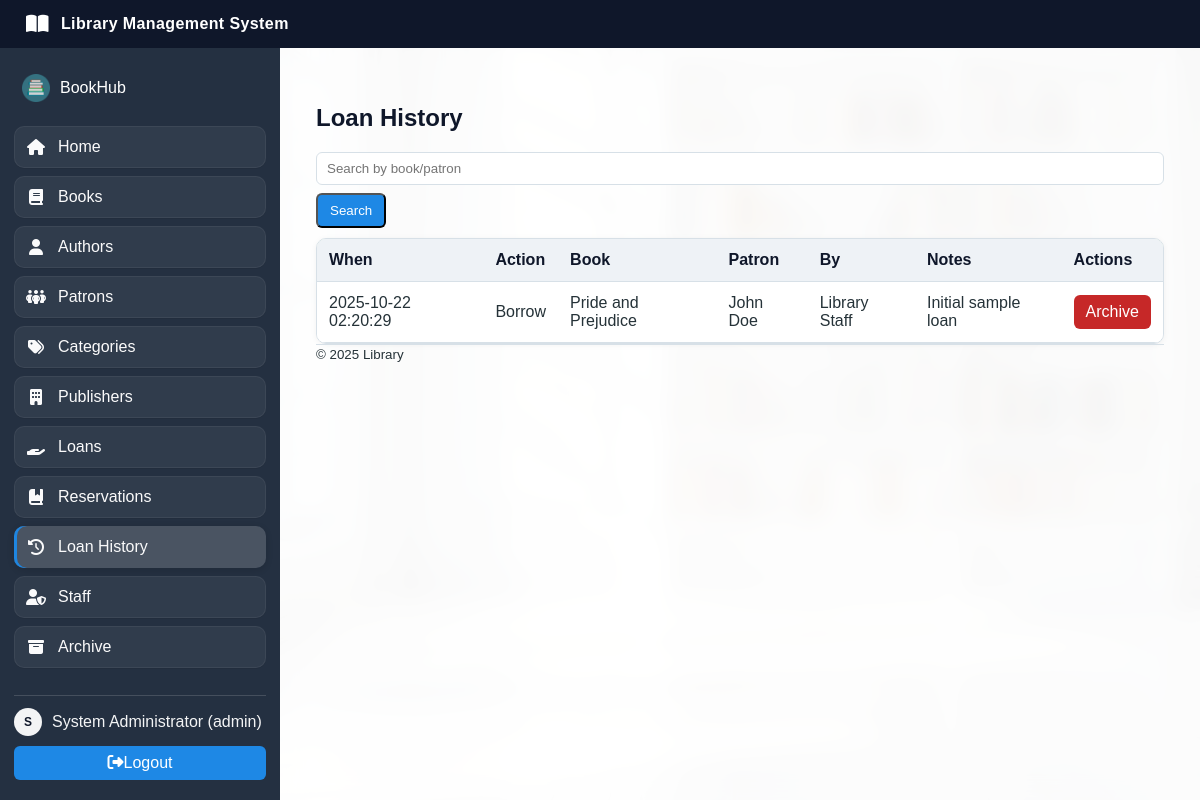
/loan_history.php (signed in), run on the app's committed database.
### tables this page shows
CREATE TABLE loan_history (
  id INT AUTO_INCREMENT PRIMARY KEY,
  loan_id INT NULL,
  book_id INT NOT NULL,
  patron_id INT NOT NULL,
  staff_id INT NOT NULL,
  action ENUM('borrow','return') NOT NULL,
  action_at TIMESTAMP DEFAULT CURRENT_TIMESTAMP,
  notes VARCHAR(255) NULL,
  CONSTRAINT fk_hist_loan FOREIGN KEY (loan_id) REFERENCES loans(id) ON DELETE SET NULL,
  CONSTRAINT fk_hist_book FOREIGN KEY (book_id) REFERENCES books(id) ON DELETE RESTRICT,
  CONSTRAINT fk_hist_patron FOREIGN KEY (patron_id) REFERENCES patrons(id) ON DELETE RESTRICT,
  CONSTRAINT fk_hist_staff FOREIGN KEY (staff_id) REFERENCES staff(id) ON DELETE RESTRICT
);

CREATE TABLE books (
  id INT AUTO_INCREMENT PRIMARY KEY,
  title VARCHAR(200) NOT NULL,
  isbn VARCHAR(20) NULL UNIQUE,
  author_id INT NULL,
  category_id INT NULL,
  publisher_id INT NULL,
  published_year INT NULL,
  status ENUM('available','reserved','loaned') NOT NULL DEFAULT 'available',
  created_at TIMESTAMP DEFAULT CURRENT_TIMESTAMP,
  CONSTRAINT fk_books_author FOREIGN KEY (author_id) REFERENCES authors(id) ON DELETE SET NULL,
  CONSTRAINT fk_books_category FOREIGN KEY (category_id) REFERENCES categories(id) ON DELETE SET NULL,
  CONSTRAINT fk_books_publisher FOREIGN KEY (publisher_id) REFERENCES publishers(id) ON DELETE SET NULL
);

CREATE TABLE patrons (
  id INT AUTO_INCREMENT PRIMARY KEY,
  full_name VARCHAR(150) NOT NULL,
  email VARCHAR(150) NOT NULL UNIQUE,
  phone VARCHAR(50) NULL,
  address VARCHAR(255) NULL,
  created_at TIMESTAMP DEFAULT CURRENT_TIMESTAMP
);

CREATE TABLE staff (
  id INT AUTO_INCREMENT PRIMARY KEY,
  username VARCHAR(100) NOT NULL UNIQUE,
  password_hash VARCHAR(255) NOT NULL,
  password VARCHAR(255) NULL,
  full_name VARCHAR(150) NOT NULL,
  role ENUM('admin','staff') NOT NULL DEFAULT 'staff',
  created_at TIMESTAMP DEFAULT CURRENT_TIMESTAMP
);

### auth.php (called while the page is built, shortened)
<?php
function current_user(): ?array {
	return $_SESSION['user'] ?? null;
}
function is_admin(): bool {
	$user = current_user();
	return $user && $user['role'] === 'admin';
}

### loan_history.php (the view, shortened to what this page needs)
<?php
require_once __DIR__ . '/auth.php';
function h(string $s): string { return htmlspecialchars($s, ENT_QUOTES, 'UTF-8'); }
include __DIR__ . '/header.php';
?>
<h2>Loan History</h2>
<form method="get" style="margin-bottom:10px;">
	<input type="text" name="q" placeholder="Search by book/patron" value="<?php echo h($_GET['q'] ?? ''); ?>">
	<button class="btn" type="submit">Search</button>
</form>
<?php
$where = '';
$sql = "SELECT h.*, b.title, p.full_name AS patron, s.full_name AS staff_name
        FROM loan_history h
        JOIN books b ON b.id=h.book_id
        JOIN patrons p ON p.id=h.patron_id
        JOIN staff s ON s.id=h.staff_id
        $where
        ORDER BY h.action_at DESC";
$res = $mysqli->query($sql);
?>
<div class="table-wrap">
<table>
	<tr>
		<th>When</th>
		<th>Action</th>
		<th>Book</th>
		<th>Patron</th>
		<th>By</th>
		<th>Notes</th>
		<?php if (is_admin()): ?><th>Actions</th><?php endif; ?>
	</tr>
	<?php while ($row = $res->fetch_assoc()): ?>
	<tr>
		<td><?php echo h($row['action_at']); ?></td>
		<td><?php echo h(ucfirst($row['action'])); ?></td>
		<td><?php echo h($row['title']); ?></td>
		<td><?php echo h($row['patron']); ?></td>
		<td><?php echo h($row['staff_name']); ?></td>
		<td><?php echo h($row['notes'] ?? ''); ?></td>
		<?php if (is_admin()): ?>
		<td>
			<a class="btn red" href="loan_history.php?action=archive&id=<?php echo (int)$row['id']; ?>" onclick="return confirm('Archive this history record?');">Archive</a>
		</td>
		<?php endif; ?>
	</tr>
	<?php endwhile; ?>
</table>
</div>
<?php include __DIR__ . '/footer.php';

### assets/styles.css (style rules this page uses)
:root { --green-600: #2e7d32; --green-700: #1b5e20; --green-100: #e8f5e9; --brown-700: #243041; --brown-600: #1b2735; --brown-100: #eef2f6; --text-900: #253238; --text-700: #546e7a; --border: #d7e0e7; --bg: #f5f8fb; --red: #e53935; --blue: #1e88e5; }
body { font-family: Arial, sans-serif; margin: 0; color: var(--text-900); background: var(--bg); }
h2, h3 { color: #0f172a; }
.table-wrap { background:#fff; border:1px solid var(--border); border-radius:10px; overflow:hidden; box-shadow:0 1px 6px rgba(0,0,0,0.05); }
table { border-collapse: collapse; width: 100%; }
th, td { border-bottom: 1px solid var(--border); padding: 12px; }
th { background: var(--brown-100); text-align: left; color:#0f172a; }
tbody tr:nth-child(even) { background: #fff; }
tbody tr:nth-child(odd) { background: var(--green-100); }
.btn { padding: 8px 12px; background: var(--blue); color: #fff; text-decoration: none; border-radius: 6px; display:inline-block; }
.btn.red { background: #c62828; }
input[type="text"], input[type="email"], input[type="password"], input[type="number"], input[type="date"], input[type="url"], select, textarea { padding: 8px 10px; border:1px solid var(--border); border-radius:6px; width: 100%; box-sizing: border-box; background:#fff; }
form .btn { margin-top: 8px; }

### data on the page
loan_history: action_at "2025-10-22 02:20:29", action "Borrow", book.title "Pride and Prejudice", patron.full_name "John Doe", staff.full_name "Library Staff", notes "Initial sample loan"

### other printed values
substr($user['full_name'] ?? $user['username'], 0, 1) "S"
$user['full_name'] "System Administrator"
$user['role'] "admin"
